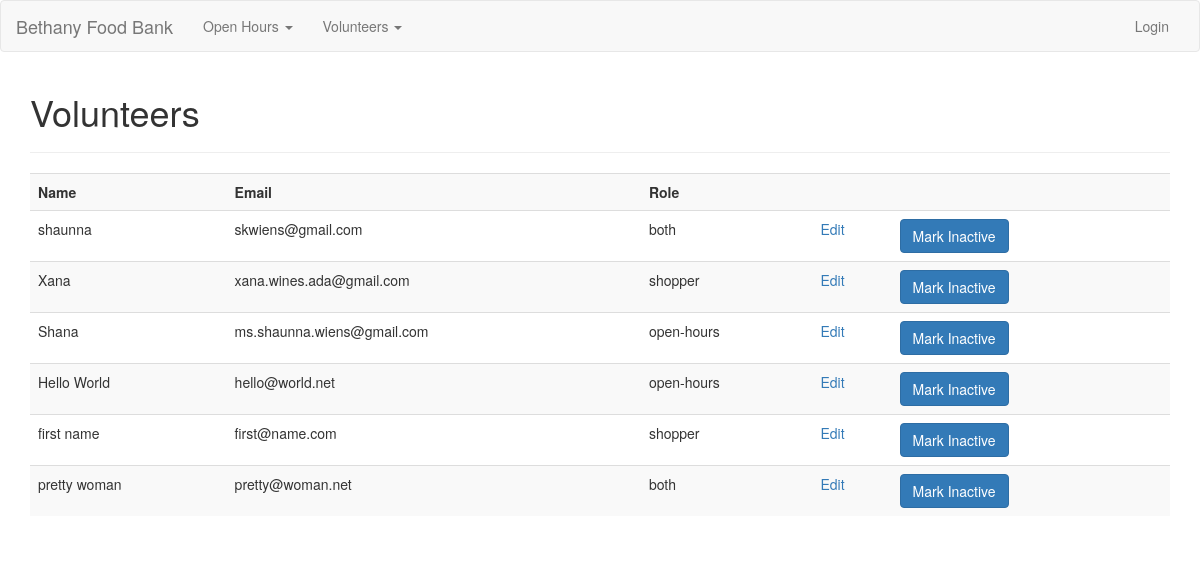
/volunteers/, run on an earlier commit of the app's database.
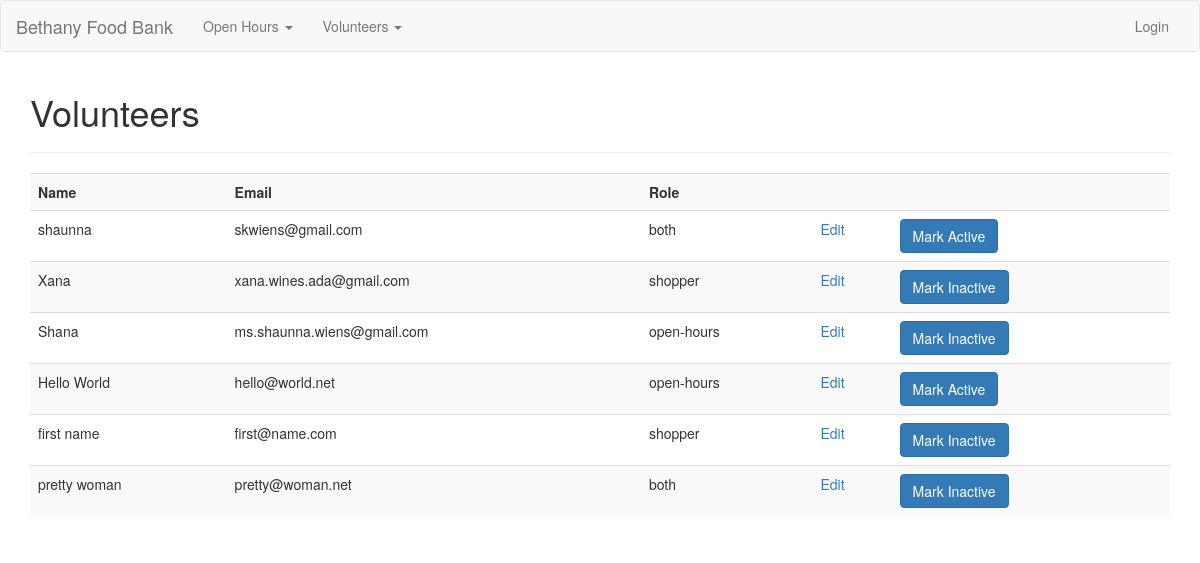
And on a later commit of the database.
### app/models.py (models this page shows, shortened)
class Volunteer(db.Model):
    id = db.Column(db.Integer(), primary_key=True)
    name = db.Column(db.String(100))
    role = db.Column(db.String(50))
    email = db.Column(db.String(255), unique=True, nullable=False)
    active = db.Column(db.Boolean)
    openhours = db.relationship('Openhour', secondary=openhour_volunteers, backref='ohvolunteers', lazy='subquery')
    openhour_shoppers = db.relationship('Openhour', secondary=openhour_shoppers, backref='ohshoppers', lazy='subquery')
    notes = db.relationship('Note', backref='openhour', lazy=True)

### app/volunteers/views.py (the view)
@volunteers_blueprint.route('/', methods=['GET', 'POST'])
def volunteers():
    if request.method == 'POST':
        print('receiving post')
        volid = request.form['id']
        volunteer = Volunteer.query.get(volid)
        if request.form['submit'] == 'Mark Active':
            print('marking active!!!!!!!!!!')
            volunteer.active = True
            flash('Volunteer %s status changed to Active' % volunteer.name, 'success')
        elif request.form['submit'] == 'Mark Inactive':
            print('MARKING INACTIVEEEEE!!!!')
            volunteer.active = False
            flash('Status of %s changed to Inactive' % volunteer.name, 'success')
        db.session.commit()
        return redirect(url_for('volunteers.volunteers'))
    elif request.method == 'GET':
        volunteers = Volunteer.query.all()
        if volunteers:
            return render_template('volunteers.html', volunteers=volunteers)
        else:
            msg = 'No Volunteers Found'
            return render_template('volunteers.html', msg=msg)

### app/volunteers/templates/volunteers.html (shortened to what this page needs)
{% extends 'layout.html' %}
{% block body %}
  <h1>Volunteers</h1>
  <hr>
  <table class="table table-striped">
    <tr>
      <th>Name</th>
      <th>Email</th>
      <th>Role</th>
      <th></th>
      <th></th>
      <th></th>
    </tr>
    {% for volunteer in volunteers %}
      <tr>
        <td>{{ volunteer.name }}</td>
        <td>{{ volunteer.email }}</td>
        <td>{{ volunteer.role }}</td>
        <td><a href="{{volunteer.id}}/edit">Edit</a></td>
        <td>
          <form action="" method="POST">
            {% if volunteer.active == True %}
              <input class="btn btn-primary" type="submit" name="submit" value="Mark Inactive" data={{volunteer.id}}/>
            {% else %}
              <input class="btn btn-primary" type="submit" name="submit" value="Mark Active" data={{volunteer.id}}/>
            {% endif %}
          </form>
        </td>
        <td></td>
      </tr>
    {% endfor %}
  </table>
{% endblock %}

What changed in the data, as far as the page shows it:
changed Volunteer "shaunna": submit "Mark Inactive" → "Mark Active"
changed Volunteer "Hello World": submit "Mark Inactive" → "Mark Active"
